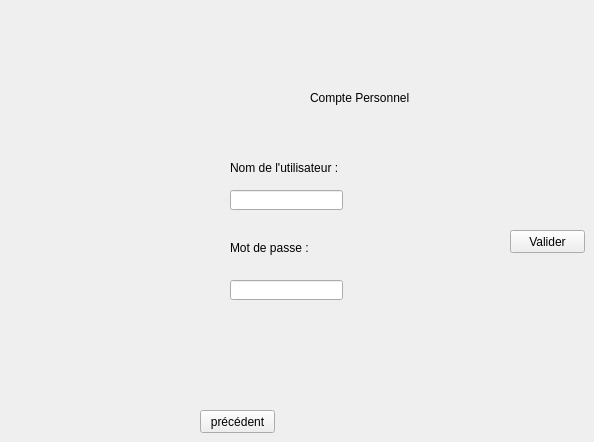
    <widget class="QWidget" name="page_10">
     <widget class="QLabel" name="label_67">
      <property name="geometry">
       <rect>
        <x>310</x>
        <y>90</y>
        <width>121</width>
        <height>16</height>
       </rect>
      </property>
      <property name="text">
       <string>Compte Personnel</string>
      </property>
     </widget>
     <widget class="QLabel" name="label_68">
      <property name="geometry">
       <rect>
        <x>230</x>
        <y>160</y>
        <width>131</width>
        <height>16</height>
       </rect>
      </property>
      <property name="text">
       <string>Nom de l'utilisateur :</string>
      </property>
     </widget>
     <widget class="QLineEdit" name="lineEdit_nu3">
      <property name="geometry">
       <rect>
        <x>230</x>
        <y>190</y>
        <width>113</width>
        <height>20</height>
       </rect>
      </property>
     </widget>
     <widget class="QLabel" name="label_69">
      <property name="geometry">
       <rect>
        <x>230</x>
        <y>240</y>
        <width>91</width>
        <height>16</height>
       </rect>
      </property>
      <property name="text">
       <string>Mot de passe :</string>
      </property>
     </widget>
     <widget class="QLineEdit" name="lineEdit_mdp3">
      <property name="geometry">
       <rect>
        <x>230</x>
        <y>280</y>
        <width>113</width>
        <height>20</height>
       </rect>
      </property>
     </widget>
     <widget class="QPushButton" name="pushButton_Loginavion">
      <property name="geometry">
       <rect>
        <x>510</x>
        <y>230</y>
        <width>75</width>
        <height>23</height>
       </rect>
      </property>
      <property name="text">
       <string>Valider</string>
      </property>
     </widget>
     <widget class="QPushButton" name="pushButton_prec_menuavion">
      <property name="geometry">
       <rect>
        <x>200</x>
        <y>410</y>
        <width>75</width>
        <height>23</height>
       </rect>
      </property>
      <property name="text">
       <string>précédent</string>
      </property>
     </widget>
    </widget>
